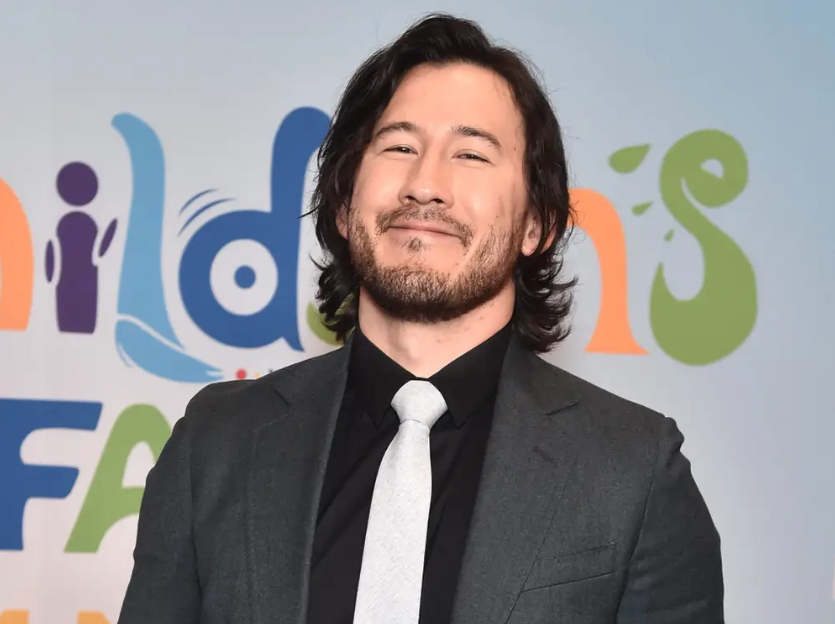
#> input picture mark.png, 835 x 624 px
$ python main.py
#> lines starting #> are read from the running program, lines starting #| are printed output that depends on the picture; after the words box and inside, x2 and y2 are one past the last pixel; in counts of white or black regions, pixels touching at a corner belong together
import cv2

face_cascade = cv2.CascadeClassifier(cv2.data.haarcascades + 'haarcascade_frontalface_default.xml')

image = cv2.imread('mark.png')
#> image is the input picture: shape (624, 835, 3); mean B, G, R 141.7, 139.5, 141.9

gray = cv2.cvtColor(image, cv2.COLOR_BGR2GRAY)
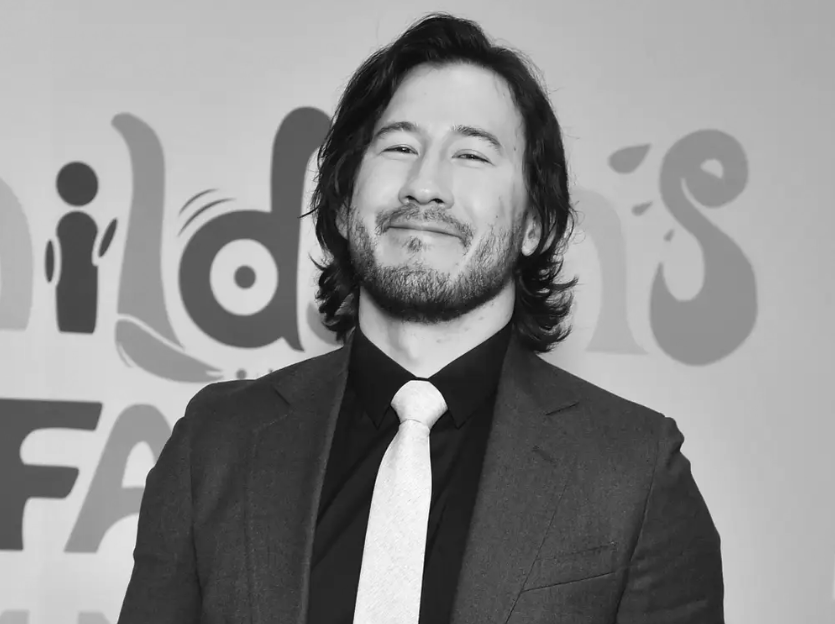
#> gray: shape (624, 835); min 6, max 252, mean 140.5

faces = face_cascade.detectMultiScale(gray, 1.2, 4)
#> faces = [[335, 72, 200, 200]]

for (x, y, w, h) in faces:
    cv2.rectangle(image, (x,y), (x+w, y+h), (255,0,0), 2)
#> this loop made 1 pass
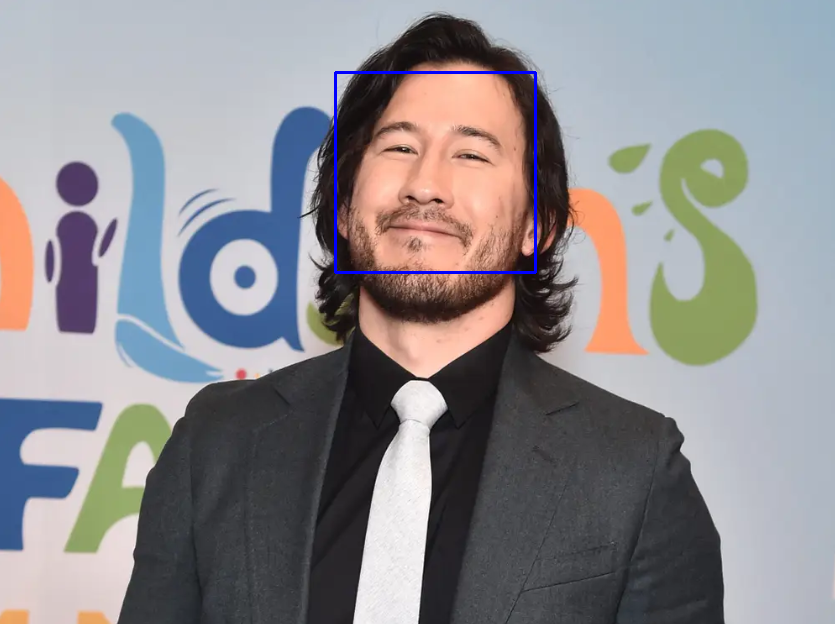
#> image: shape (624, 835, 3); 0.46% of pixels changed, all inside (x1, y1, x2, y2) = (334, 71, 537, 274)

cv2.imshow('Face', image)
cv2.waitKey()
